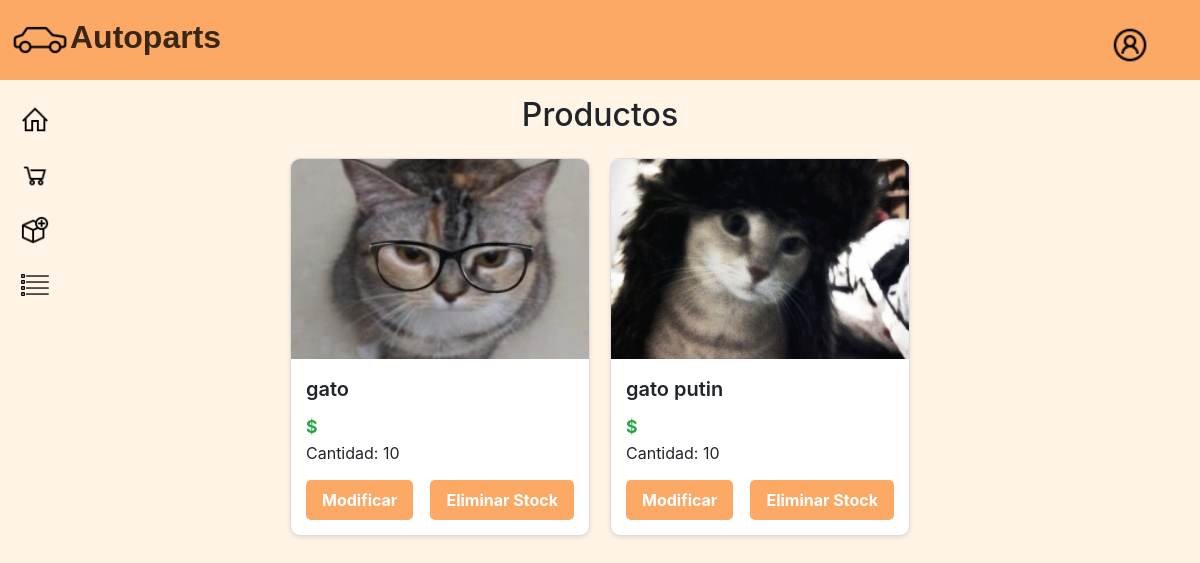
The page /lista2/ on the database as committed earlier.
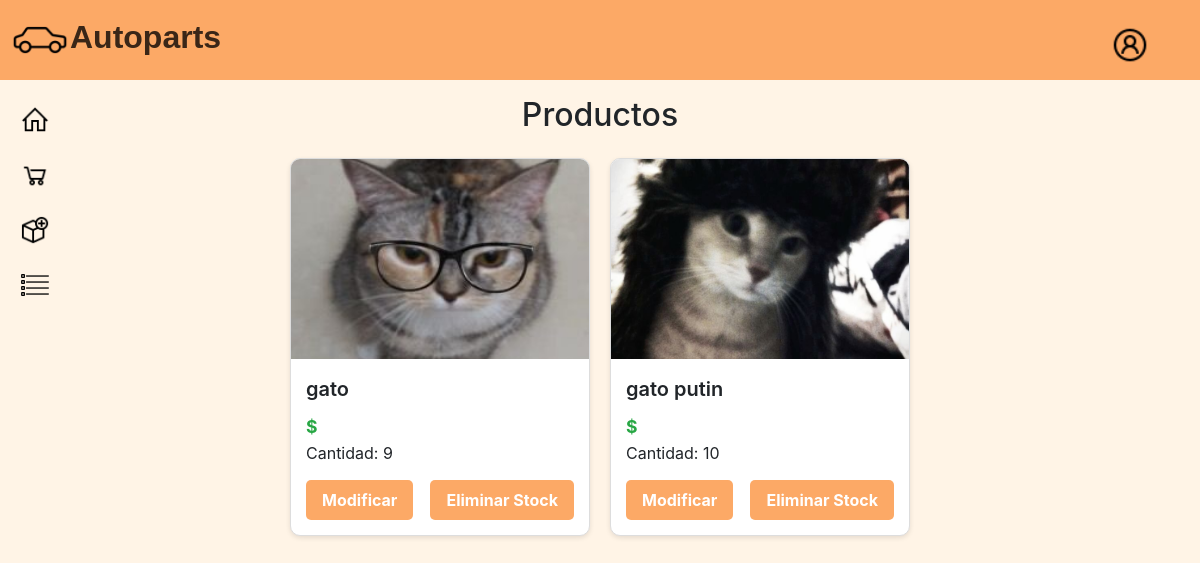
The same page on the database as committed later.
### app/models.py (models this page shows, shortened)
class Stock(models.Model):
    local = models.ForeignKey(Local, on_delete=models.CASCADE, related_name='stocks')
    producto = models.ForeignKey(Producto, on_delete=models.CASCADE, related_name='stocks')
    cantidad = models.PositiveIntegerField(default=0)  # Cantidad disponible de este producto en el local
    class Meta:
        unique_together = ('local', 'producto')  # Evitar duplicados, asegurando que no haya dos entradas para el mismo producto en un mismo local

class Producto(models.Model):
    id_producto = models.AutoField(primary_key=True)
    familia = models.ForeignKey(FamiliaProducto, on_delete=models.CASCADE, related_name='productos')
    nombre = models.CharField(max_length=150)
    precio_minorista = models.IntegerField()
    precio_mayorista = models.IntegerField(default=0)
    descripcion = models.TextField(blank=True)
    fecha_fabricacion = models.DateField(null=True, blank=True)
    imagen = models.ImageField(upload_to="productos", null=True, blank=True)
    stock_minimo = models.PositiveIntegerField(default=5)
    class Meta:
        db_table = 'app_producto'  # asegura que Django use tabla existente

### app/views.py (the view)
# urls.py: path('lista2/', lista2, name="lista2"),
def lista2(request):
    stocks = Stock.objects.select_related('producto', 'local').all()
    return render(request, 'crud/lista2.html', {'stocks': stocks})

### app/templates/crud/lista2.html
{% extends 'app/base.html' %}
{% load static %}
{% load humanize %}
{% block css %}
<link rel="stylesheet" href="https://stackpath.bootstrapcdn.com/bootstrap/4.5.2/css/bootstrap.min.css">
<link rel="stylesheet" href="{% static 'app/css/edit.css' %}">
{% endblock %}
{% block contenido %}
<div class="navbar-main" style="top: 0;">
      <div class="logo">
          <img src="{% static 'app/image/car.png' %}" alt="logo" height="60px">Autoparts
      </div>
      <div class="acnt">
         <div><a href=""><img src="{% static 'app/image/account.png' %}" alt="" width="30px"></a></div>
      </div>
      <div class="lateral-bar">
         <div><a href="{% url 'home' %}"><img src="{% static 'app/image/home.png' %}" alt="" width="30px"></a></div>
         <div><a href="{% url 'shoppingcart' %}"><img src="{% static 'app/image/shoppingcart.png' %}" alt="" width="30px"></a></div>
         <div><a href="{% url 'agregar' %}"><img src="{% static 'app/image/addproduct.png' %}" alt="" width="30px"></a></div>
         <div><a href="{% url 'lista2' %}"><img src="{% static 'app/image/list.png' %}" alt="" width="30px"></a></div>
     </div>
  </div>
<div class="container my-4 pt-5">
    <h2 class="text-center my-4">Productos</h2>
    <div class="product-grid">
    {% for stock in stocks %}
  <div class="product-card">
    {% if stock.producto.imagen %}
        <img src="{{ stock.producto.imagen.url }}" alt="{{ stock.producto.nombre }}" class="product-image">
    {% else %}
        <img src="{% static 'app/image/default-product.jpg' %}" alt="Imagen por defecto" class="product-image">
    {% endif %}
    <div class="product-details">
      <div class="product-name">{{ stock.producto.nombre }}</div>
      <div class="product-price">${{ stock.producto.precio }}</div>
      <div>Cantidad: {{ stock.cantidad }}</div>
      <div class="product-actions">
        <a href="{% url 'modificar' stock.id %}" class="button edit">Modificar</a>
        <a href="{% url 'eliminar_stock' stock.id %}" class="button eliminar_producto">Eliminar Stock</a>
      </div>
    </div>
  </div>
{% empty %}
  <p>No hay stocks disponibles.</p>
    {% endfor %}
    </div>
</div>
{% endblock %}

### app/templates/app/base.html (shortened to what this page needs)
<!DOCTYPE html>
<html lang="en">
<head>
    {% load static %}
    <link rel="stylesheet" href="{% static 'app/css/style.css' %}">
    <link rel="stylesheet" href="https://cdn.jsdelivr.net/npm/bootstrap@5.3.3/dist/css/bootstrap.min.css" as="style"
        onload="this.onload=null;this.rel='stylesheet'"
>
    {% block css %}
    {% endblock %}
</head>
<body class="body-main">
    {% block contenido %}
    {% endblock %}
</body>
</html>

### app/static/app/css/style.css (style rules this page uses)
.body-main { background-color: rgb(255, 244, 230); }
.navbar-main { display: flex; background-color: rgb(252, 169, 102); height: 80px; width: 100%; justify-content: space-between; position: fixed; z-index: 5; }
.logo { height: 100%; text-align: center; align-content: center; color: rgba(0, 0, 0, 0.774); font-size: 2rem; font-family: "Cal Sans", sans-serif; font-weight: 700; left: 0; margin-left: 10px; }
.acnt img { display: flex; text-align: center; align-content: center; height: 100%; width: 40px; margin-top: 25px; margin-right: 50px; background-color: rgba(180, 180, 180, 0); align-items: center; }
.lateral-bar { display: flex; margin-top: 80px; height: 1000px; width: 300px; position: fixed; flex-direction: column; text-decoration: none; margin-left: 20px; }
.lateral-bar div { margin-top: 25px; }

### app/static/app/css/edit.css (style rules this page uses)
.product-grid { display: flex; flex-wrap: wrap; gap: 20px; justify-content: center; }
.product-card { width: 300px; border: 1px solid #ddd; border-radius: 10px; overflow: hidden; background-color: #fff; box-shadow: 0 2px 5px rgba(0,0,0,0.1); transition: transform 0.2s; }
.product-image { width: 100%; height: 200px; object-fit: cover; }
.product-details { padding: 15px; }
.product-name { font-size: 1.25rem; font-weight: 600; margin-bottom: 10px; }
.product-price { font-size: 1.1rem; color: #28a745; font-weight: bold; }
.product-actions { margin-top: 15px; display: flex; justify-content: space-between; }
.button { background-color: #fca966; color: white; border: none; padding: 8px 16px; border-radius: 5px; text-decoration: none; font-weight: bold; display: inline-block; cursor: pointer; transition: background-color 0.3s ease; }

Rows that differ between the two databases and show on the page:
changed Stock "gato": cantidad "10" → "9"
